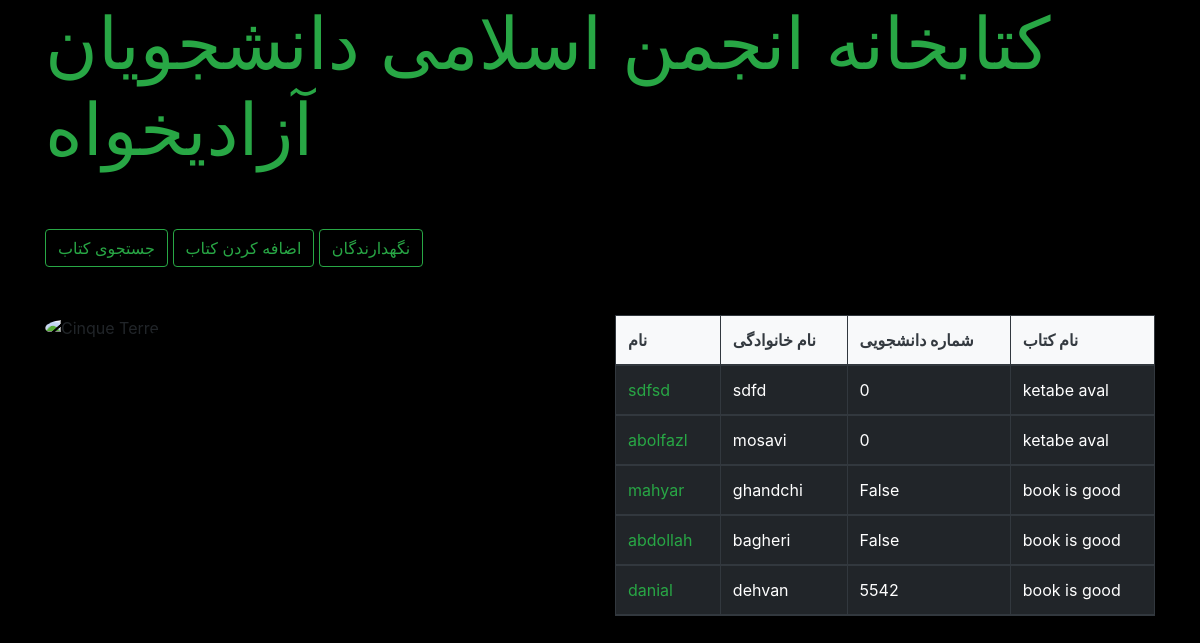
Page /library/keepers/ on the earlier database version.
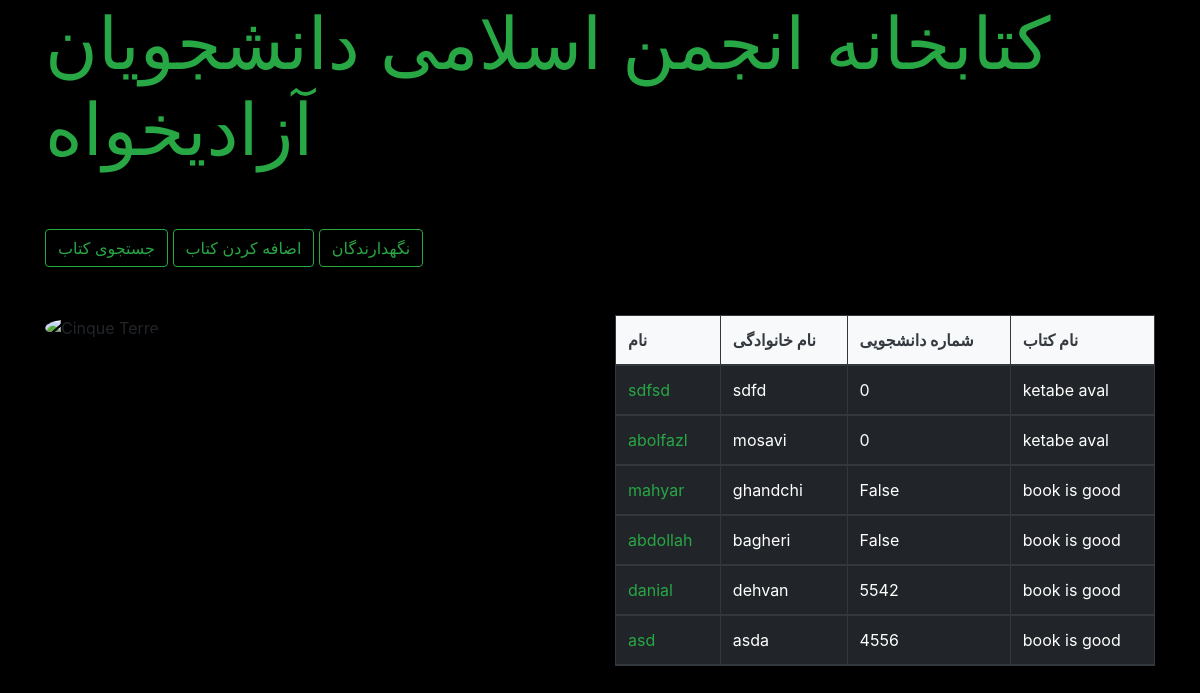
Same page on the later database version.
### library/models.py (models this page shows, shortened)
class books_in_use(models.Model):
    book_name = models.CharField(max_length=40)
    keeper_first_name = models.CharField(max_length=  30)
    keeper_last_name = models.CharField(max_length=30)
    keeper_id = models.CharField(max_length=30)

### library/views.py (the view)
def keepersList(request):
    link='http://localhost:8000/library/keepers/'
    keepers_list = books_in_use.objects.all()
    return render(request,'keeperslist.html',{'keepers_list':keepers_list,'link':link})

### templates/keeperslist.html (shortened to what this page needs)
{%  extends "base.html" %}
 {%  block form %}
  <table class="table table-dark table-striped table-bordered">
<thead>
<tr class  ="bg-light">
        <th class="text-dark">نام</th>
        <th class="text-dark">نام خانوادگی</th>
        <th class="text-dark">شماره دانشجویی</th>
            <th class="text-dark">نام کتاب</th>
</tr>
</thead>
{% if keepers_list %}
<thead>
<tr>
{% for keeper in keepers_list %}
    <td><a  href="{{ link }}{{ keeper.id }}" class = "text-success" > {{ keeper.keeper_first_name }} </a></td>
    <td>{{ keeper.keeper_last_name }}</td>
<td>{{ keeper.keeper_id }}</td>
    <td>{{ keeper.book_name }}</td>
</tr>
{% endfor %}
{% else %}
<p>No books matched your search criteria.</p>
{% endif %}
</thead>
  </table>
{% endblock%}

Differences in the rows shown:
added books_in_use: keeper_first_name "asd", keeper_last_name "asda", keeper_id "4556", book_name "book is good"
